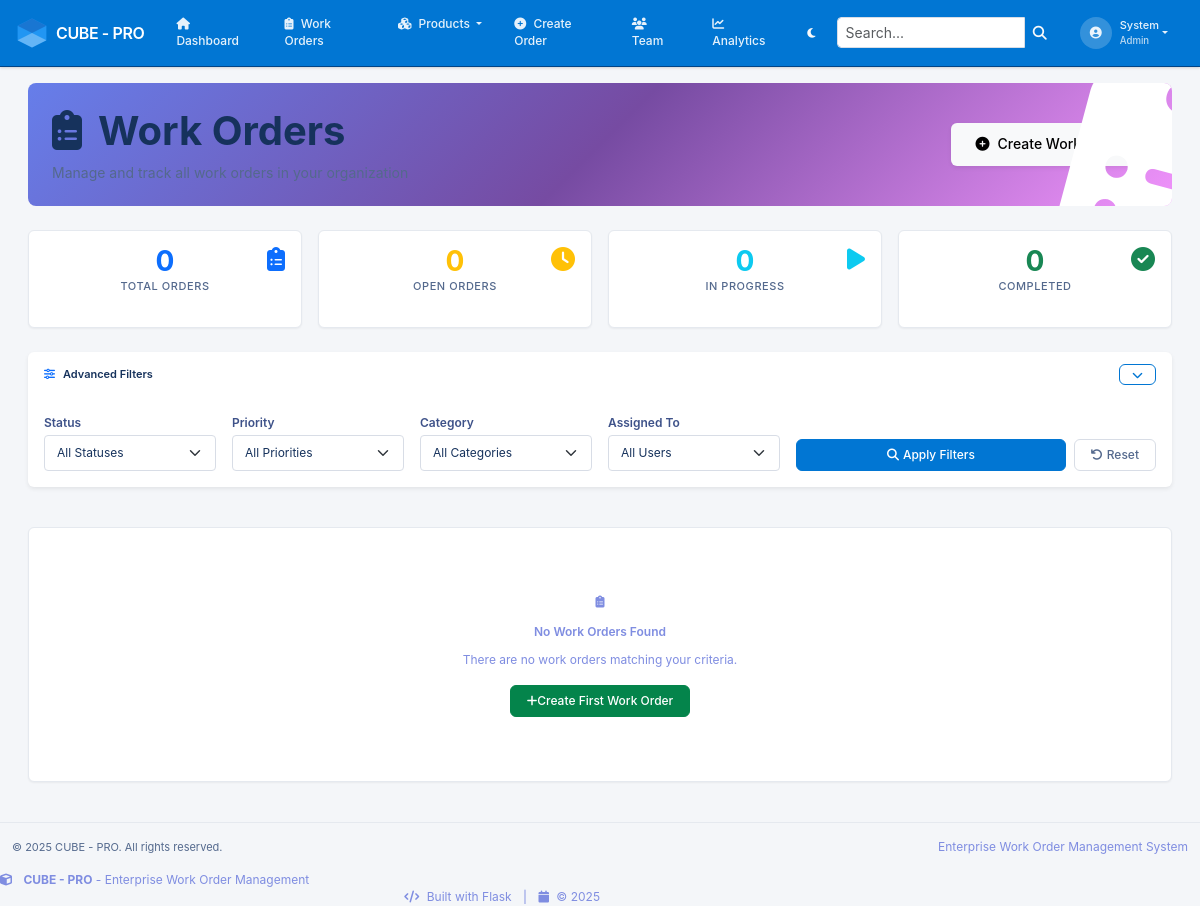
Before: /workorders/list (signed in) with the older database file.
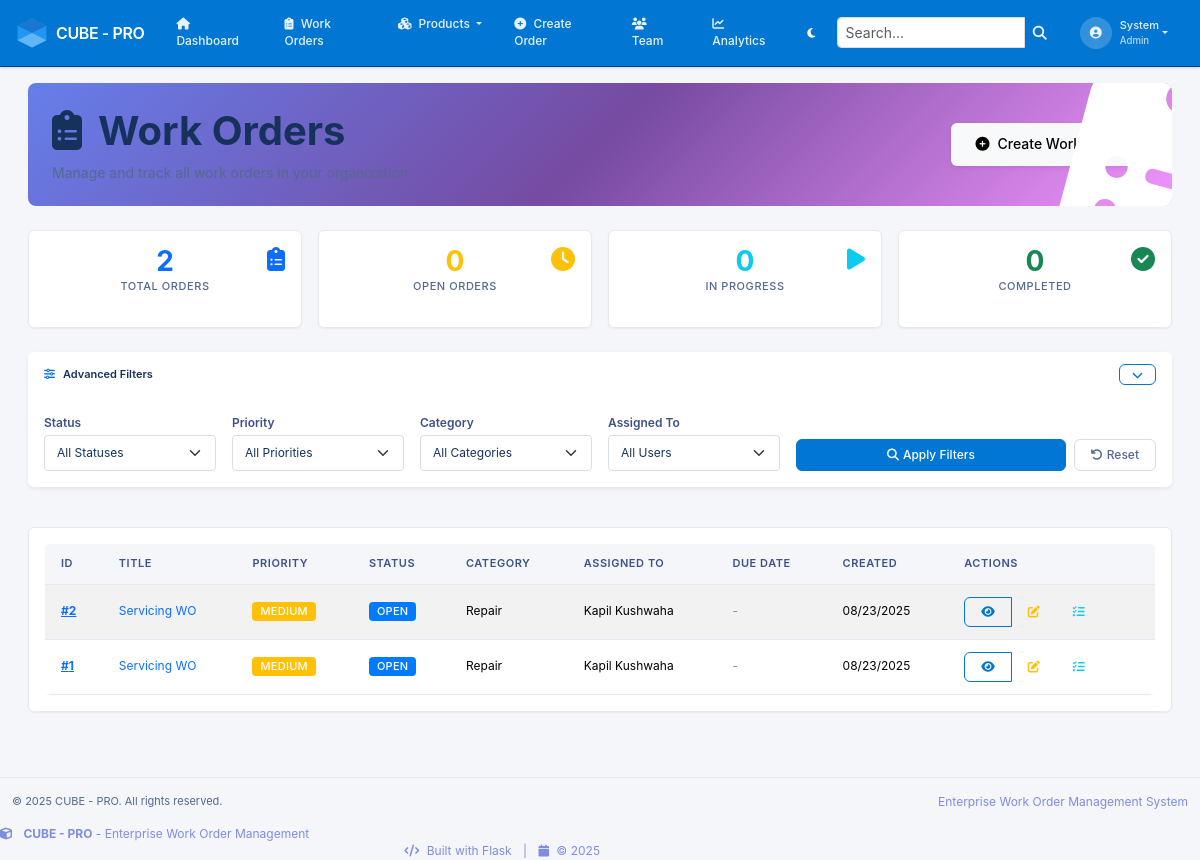
After: the same page with the newer database file.
### app/models.py (models this page shows, shortened)
class WorkOrder(db.Model):
    __tablename__ = 'workorders'
    id = db.Column(db.Integer, primary_key=True)
    title = db.Column(db.String(200), nullable=False)
    description = db.Column(db.Text, nullable=False)
    address = db.Column(db.String(200))
    product_name = db.Column(db.String(200))
    owner_name = db.Column(db.String(200))
    estimated_hours = db.Column(db.Float)
    actual_hours = db.Column(db.Float, default=0.0)
    cost_estimate = db.Column(db.Numeric(10, 2))
    actual_cost = db.Column(db.Numeric(10, 2), default=0.0)
    due_date = db.Column(db.DateTime)
    completed_date = db.Column(db.DateTime)
    notes = db.Column(db.Text)
    created_at = db.Column(db.DateTime, default=lambda: datetime.now(timezone.utc))
    updated_at = db.Column(db.DateTime, default=lambda: datetime.now(timezone.utc),
                          onupdate=lambda: datetime.now(timezone.utc))
    created_by_id = db.Column(db.Integer, db.ForeignKey('users.id'), nullable=False)
    assigned_to_id = db.Column(db.Integer, db.ForeignKey('users.id'))
    priority_id = db.Column(db.Integer, db.ForeignKey('priorities.id'), nullable=False)
    status_id = db.Column(db.Integer, db.ForeignKey('statuses.id'), nullable=False)
    category_id = db.Column(db.Integer, db.ForeignKey('categories.id'))
    activities = db.relationship('WorkOrderActivity', backref='workorder',
                               lazy='dynamic', cascade='all, delete-orphan')
    @property
    def is_overdue(self):
        if self.due_date and not self.status.is_closed:
            return datetime.now(timezone.utc) > self.due_date.replace(tzinfo=timezone.utc)
        return False

class Priority(db.Model):
    __tablename__ = 'priorities'
    id = db.Column(db.Integer, primary_key=True)
    name = db.Column(db.String(32), unique=True, nullable=False)
    level = db.Column(db.Integer, nullable=False)  # 1=Low, 2=Medium, 3=High, 4=Critical
    color = db.Column(db.String(7), default='#6c757d')  # Hex color code
    workorders = db.relationship('WorkOrder', backref='priority', lazy='dynamic')

class Status(db.Model):
    __tablename__ = 'statuses'
    id = db.Column(db.Integer, primary_key=True)
    name = db.Column(db.String(32), unique=True, nullable=False)
    description = db.Column(db.String(255))
    is_closed = db.Column(db.Boolean, default=False)
    color = db.Column(db.String(7), default='#6c757d')
    workorders = db.relationship('WorkOrder', backref='status', lazy='dynamic')

class Category(db.Model):
    __tablename__ = 'categories'
    id = db.Column(db.Integer, primary_key=True)
    name = db.Column(db.String(64), unique=True, nullable=False)
    description = db.Column(db.Text)
    workorders = db.relationship('WorkOrder', backref='category', lazy='dynamic')

class User(UserMixin, db.Model):
    __tablename__ = 'users'
    id = db.Column(db.Integer, primary_key=True)
    username = db.Column(db.String(64), unique=True, nullable=False, index=True)
    email = db.Column(db.String(120), unique=True, nullable=False, index=True)
    password_hash = db.Column(db.String(255), nullable=False)
    first_name = db.Column(db.String(64), nullable=False)
    last_name = db.Column(db.String(64), nullable=False)
    phone = db.Column(db.String(20))
    is_active = db.Column(db.Boolean, default=True)
    created_at = db.Column(db.DateTime, default=lambda: datetime.now(timezone.utc))
    last_login = db.Column(db.DateTime)
    role_id = db.Column(db.Integer, db.ForeignKey('roles.id'))
    created_workorders = db.relationship('WorkOrder', foreign_keys='WorkOrder.created_by_id',
                                       backref='creator', lazy='dynamic')
    assigned_workorders = db.relationship('WorkOrder', foreign_keys='WorkOrder.assigned_to_id',
                                        backref='assignee', lazy='dynamic')
    activities = db.relationship('WorkOrderActivity', backref='user', lazy='dynamic')
    @property
    def full_name(self):
        return f"{self.first_name} {self.last_name}"
    def has_role(self, role_name):
        return self.role and self.role.name == role_name
    def can_edit_workorder(self, workorder):
        if self.has_role('admin'):
            return True
        if self.has_role('manager'):
            return True
        if workorder.assigned_to_id == self.id:
            return True
        return False

### app/workorders/routes.py (the view)
@bp.route('/')
@bp.route('/list')
@login_required
def list_workorders():
    page = request.args.get('page', 1, type=int)
    per_page = 20
    filter_form = WorkOrderFilterForm()
    filter_form.status_id.choices = [(0, 'All Statuses')] + [(s.id, s.name) for s in Status.query.all()]
    filter_form.priority_id.choices = [(0, 'All Priorities')] + [(p.id, p.name) for p in Priority.query.all()]
    filter_form.category_id.choices = [(0, 'All Categories')] + [(c.id, c.name) for c in Category.query.all()]
    if current_user.has_role('admin') or current_user.has_role('manager'):
        filter_form.assigned_to_id.choices = [(0, 'All Users')] + [
            (u.id, u.full_name) for u in User.query.filter_by(is_active=True).all()
        ]
    else:
        filter_form.assigned_to_id.choices = [(0, 'All'), (current_user.id, 'My Work Orders')]
    query = WorkOrder.query
    if not (current_user.has_role('admin') or current_user.has_role('manager')):
        query = query.filter_by(assigned_to_id=current_user.id)
    if request.args.get('status_id') and int(request.args.get('status_id')) > 0:
        query = query.filter_by(status_id=int(request.args.get('status_id')))
        filter_form.status_id.data = int(request.args.get('status_id'))
    if request.args.get('priority_id') and int(request.args.get('priority_id')) > 0:
        query = query.filter_by(priority_id=int(request.args.get('priority_id')))
        filter_form.priority_id.data = int(request.args.get('priority_id'))
    if request.args.get('category_id') and int(request.args.get('category_id')) > 0:
        query = query.filter_by(category_id=int(request.args.get('category_id')))
        filter_form.category_id.data = int(request.args.get('category_id'))
    if request.args.get('assigned_to_id') and int(request.args.get('assigned_to_id')) > 0:
        query = query.filter_by(assigned_to_id=int(request.args.get('assigned_to_id')))
        filter_form.assigned_to_id.data = int(request.args.get('assigned_to_id'))
    query = query.join(Priority).order_by(desc(Priority.level), desc(WorkOrder.created_at))
    workorders = query.paginate(
        page=page, per_page=per_page, error_out=False
    )
    return render_template('workorders/list.html',
                         title='Work Orders',
                         workorders=workorders,
                         filter_form=filter_form)

### app/workorders/forms.py
class WorkOrderFilterForm(FlaskForm):
    status_id = SelectField('Status', coerce=int, validators=[Optional()])
    priority_id = SelectField('Priority', coerce=int, validators=[Optional()])
    category_id = SelectField('Category', coerce=int, validators=[Optional()])
    assigned_to_id = SelectField('Assigned To', coerce=int, validators=[Optional()])
    date_from = DateTimeField('From Date', validators=[Optional()], widget=DateTimeLocalInput())
    date_to = DateTimeField('To Date', validators=[Optional()], widget=DateTimeLocalInput())
    submit = SubmitField('Apply Filters')

### app/__init__.py (called while the page is built)
@login_manager.user_loader
def load_user(user_id):
    from app.models import User
    return User.query.get(int(user_id))

### app/templates/workorders/list.html (shortened to what the changed rows need)
{% extends "base.html" %}
{% block content %}
<div class="row mb-4">
    <div class="col-12">
        <div class="page-header p-4 rounded-3 position-relative overflow-hidden" style="background: linear-gradient(135deg, #667eea 0%, #764ba2 50%, #f093fb 100%); color: white;">
            <div class="position-relative z-index-2">
                <div class="d-flex justify-content-between align-items-center">
                    <div>
                        <h1 class="display-6 fw-bold mb-2 animate__animated animate__fadeInLeft">
                            <i class="fas fa-clipboard-list me-3"></i>Work Orders
                        </h1>
                    </div>
                </div>
            </div>
        </div>
    </div>
</div>
<div class="row mb-4 g-3">
    <div class="col-lg-3 col-sm-6">
        <div class="stat-card card h-100">
            <div class="card-body text-center">
                <i class="fas fa-clipboard-list stat-icon text-primary"></i>
                <div class="stat-number text-primary">{{ workorders.total }}</div>
                <div class="stat-label">Total Orders</div>
            </div>
        </div>
    </div>
</div>
<div class="row">
    <div class="col-12">
        <div class="card">
            <div class="card-body">
                {% if workorders.items %}
                <div class="table-responsive">
                    <table class="table table-striped table-hover">
                        <thead class="table-dark">
                            <tr>
                                <th>ID</th>
                                <th>Title</th>
                                <th>Priority</th>
                                <th>Status</th>
                                <th>Category</th>
                                <th>Assigned To</th>
                                <th>Due Date</th>
                                <th>Created</th>
                                <th>Actions</th>
                            </tr>
                        </thead>
                        <tbody>
                            {% for wo in workorders.items %}
                            <tr class="{% if wo.is_overdue %}table-danger{% endif %}">
                                <td>
                                    <a href="{{ url_for('workorders.view_workorder', id=wo.id) }}" class="fw-bold">
                                        #{{ wo.id }}
                                    </a>
                                </td>
                                <td>
                                    <a href="{{ url_for('workorders.view_workorder', id=wo.id) }}" class="text-decoration-none">
                                        {{ wo.title[:50] }}{% if wo.title|length > 50 %}...{% endif %}
                                    </a>
                                </td>
                                <td>
                                    <span class="badge" style="background-color: {{ wo.priority.color }};">
                                        {{ wo.priority.name }}
                                    </span>
                                </td>
                                <td>
                                    <span class="badge" style="background-color: {{ wo.status.color }};">
                                        {{ wo.status.name }}
                                    </span>
                                </td>
                                <td>
                                    {% if wo.category %}
                                        {{ wo.category.name }}
                                    {% else %}
                                        <span class="text-muted">-</span>
                                    {% endif %}
                                </td>
                                <td>
                                    {% if wo.assignee %}
                                        {{ wo.assignee.full_name }}
                                    {% else %}
                                        <span class="text-muted">Unassigned</span>
                                    {% endif %}
                                </td>
                                <td>
                                    {% if wo.due_date %}
                                        {% if wo.is_overdue %}
                                            <span class="text-danger">
                                                <i class="fas fa-exclamation-triangle"></i>
                                                {{ wo.due_date.strftime('%m/%d/%Y') }}
                                            </span>
                                        {% else %}
                                            {{ wo.due_date.strftime('%m/%d/%Y') }}
                                        {% endif %}
                                    {% else %}
                                        <span class="text-muted">-</span>
                                    {% endif %}
                                </td>
                                <td>{{ wo.created_at.strftime('%m/%d/%Y') }}</td>
                                <td>
                                    <div class="btn-group btn-group-sm">
                                        <a href="{{ url_for('workorders.view_workorder', id=wo.id) }}"
                                           class="btn btn-outline-primary" title="View">
                                            <i class="fas fa-eye"></i>
                                        </a>
                                        {% if current_user.can_edit_workorder(wo) %}
                                        <a href="{{ url_for('workorders.edit_workorder', id=wo.id) }}"
                                           class="btn btn-outline-warning" title="Edit">
                                            <i class="fas fa-edit"></i>
                                        </a>
                                        {% endif %}
                                        {% if wo.assigned_to_id == current_user.id or current_user.can_edit_workorder(wo) %}
                                        <a href="{{ url_for('workorders.update_workorder', id=wo.id) }}"
                                           class="btn btn-outline-info" title="Update Status">
                                            <i class="fas fa-tasks"></i>
                                        </a>
                                        {% endif %}
                                    </div>
                                </td>
                            </tr>
                            {% endfor %}
                        </tbody>
                    </table>
                </div>
                {% else %}
                <div class="text-center py-5">
                    <i class="fas fa-clipboard-list fa-3x text-muted mb-3"></i>
                    <h4 class="text-muted">No Work Orders Found</h4>
                    <p class="text-muted">There are no work orders matching your criteria.</p>
                    {% if current_user.has_role('admin') or current_user.has_role('manager') %}
                    <a href="{{ url_for('workorders.create_workorder') }}" class="btn btn-success">
                        <i class="fas fa-plus"></i> Create First Work Order
                    </a>
                    {% endif %}
                </div>
                {% endif %}
            </div>
        </div>
    </div>
</div>
{% endblock %}

Changed rows visible on the page:
added WorkOrder: id "2", title "Servicing WO", priority.name "MEDIUM", status.name "OPEN", category.name "Repair", assignee.full_name "Kapil Kushwaha", created_at "08/23/2025"
added WorkOrder: id "1", title "Servicing WO", priority.name "MEDIUM", status.name "OPEN", category.name "Repair", assignee.full_name "Kapil Kushwaha", created_at "08/23/2025"
Other visible differences:
{{ workorders.total }}: "0" → "2"
text no longer shown: "No Work Orders Found There are no work orders matching your criteria. Create First Work Order"
text now shown: "ID TITLE PRIORITY STATUS CATEGORY ASSIGNED TO DUE DATE CREATED ACTIONS"
